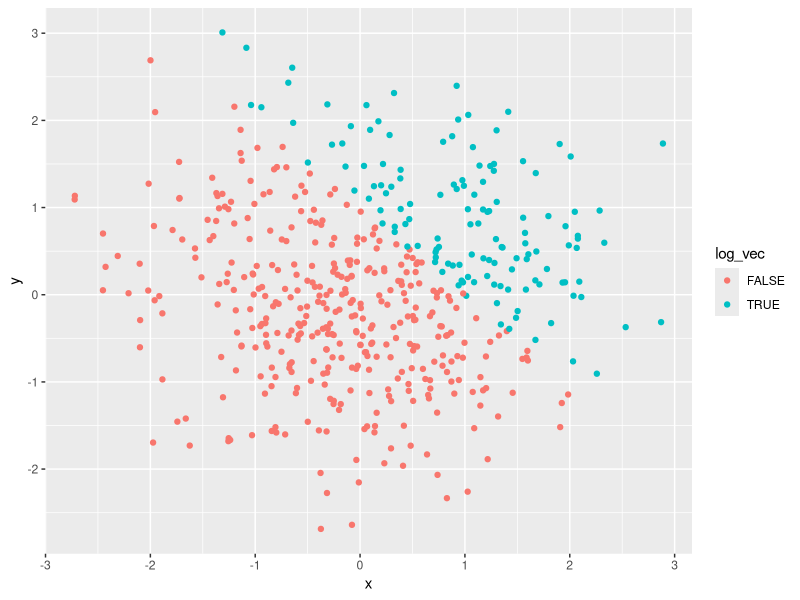
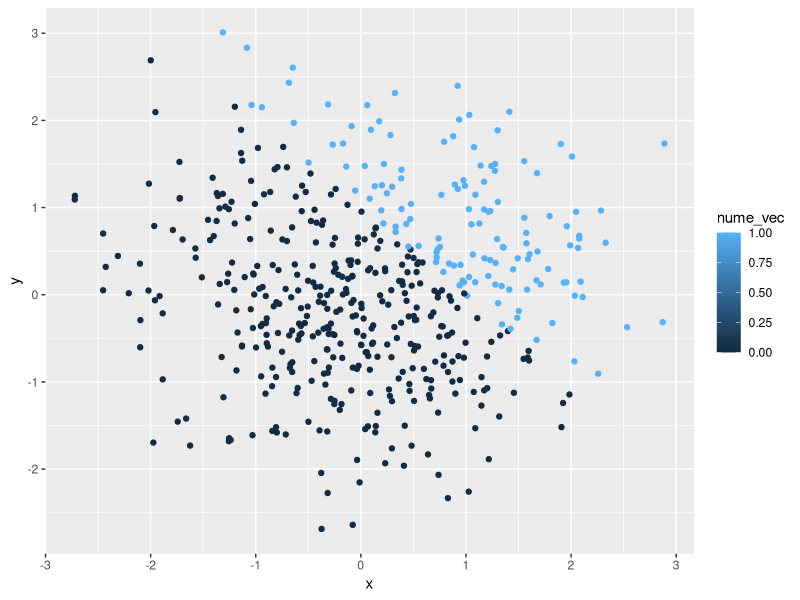
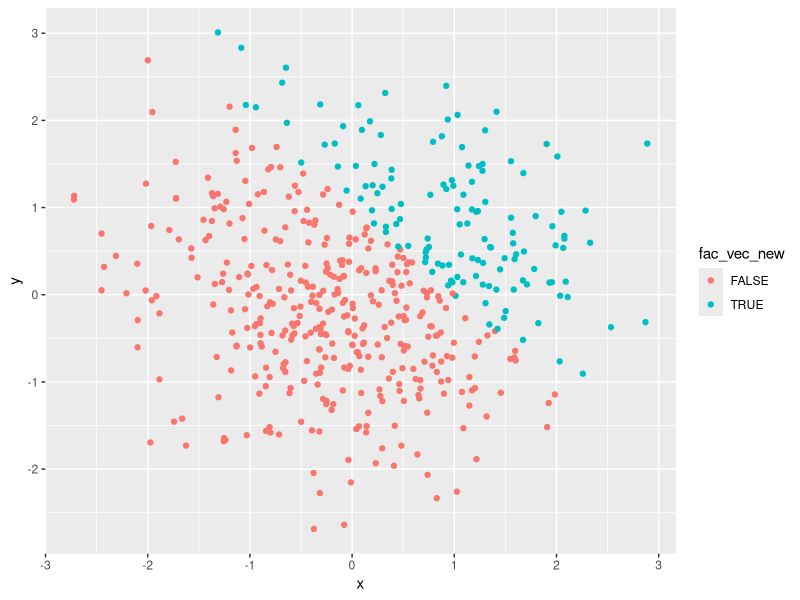
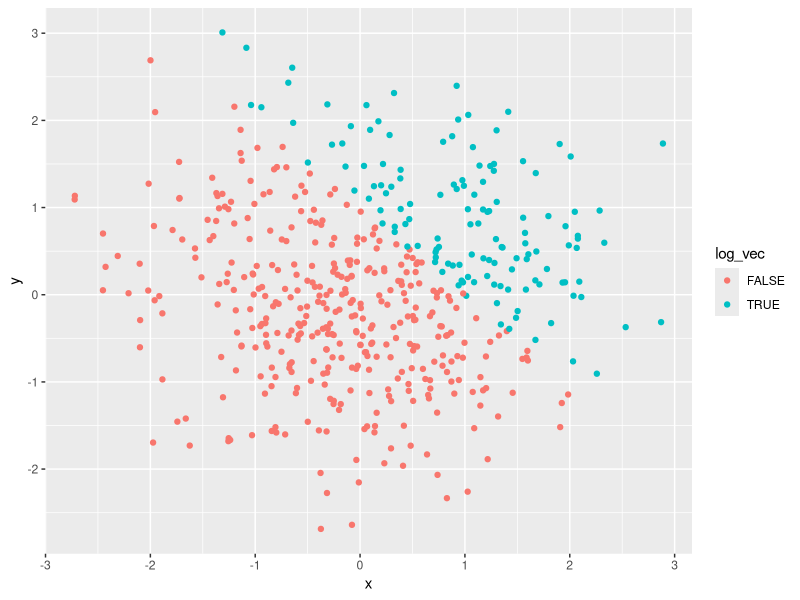

Source code (R) for these figures, in order:
## ---- chunk 1
library(tidyverse)

set.seed(1)
df = tibble(
  ran_samp = rnorm(8), #create random sample of size 8 from a standard Normal distribution
  ran_samp_pos = ran_samp > 0, #a logical vector indicating whether elements of the sample are greater than 0
  char_vec = c("p8105","is","so","funny","ziyang","chen","the","brilliant"), #create a character vector of length 8
  some_vec = c("low","medium","high","low","medium","high","low","high"), #create vector of length 8, with 3 different factor “levels”
  fac_vec = factor(some_vec) #make the above vector to be a factor vector
)

mean(pull(df,ran_samp))
mean(pull(df,ran_samp_pos))
mean(pull(df,char_vec))
mean(pull(df,fac_vec))
## ---- chunk 2
as.numeric(pull(df,ran_samp_pos))*pull(df,ran_samp)
factor(pull(df,ran_samp_pos))*pull(df,ran_samp)
as.numeric(factor(pull(df,ran_samp_pos)))*pull(df,ran_samp)
## ---- chunk 3
set.seed(2)
df_2 = tibble(
  x = rnorm(500),
  y = rnorm(500),
  log_vec = x + y > 1,
  nume_vec = as.numeric(log_vec),
  fac_vec_new = factor(log_vec)
)
## ---- chunk 4
ggplot(df_2, aes(x = x, y = y, color = log_vec)) + geom_point()
ggplot(df_2, aes(x = x, y = y, color = nume_vec)) + geom_point()
ggplot(df_2, aes(x = x, y = y, color = fac_vec_new)) + geom_point()
## ---- chunk 5
ggsave("first_plot.png",plot = ggplot(df_2, aes(x = x, y = y, color = log_vec)) + geom_point())
